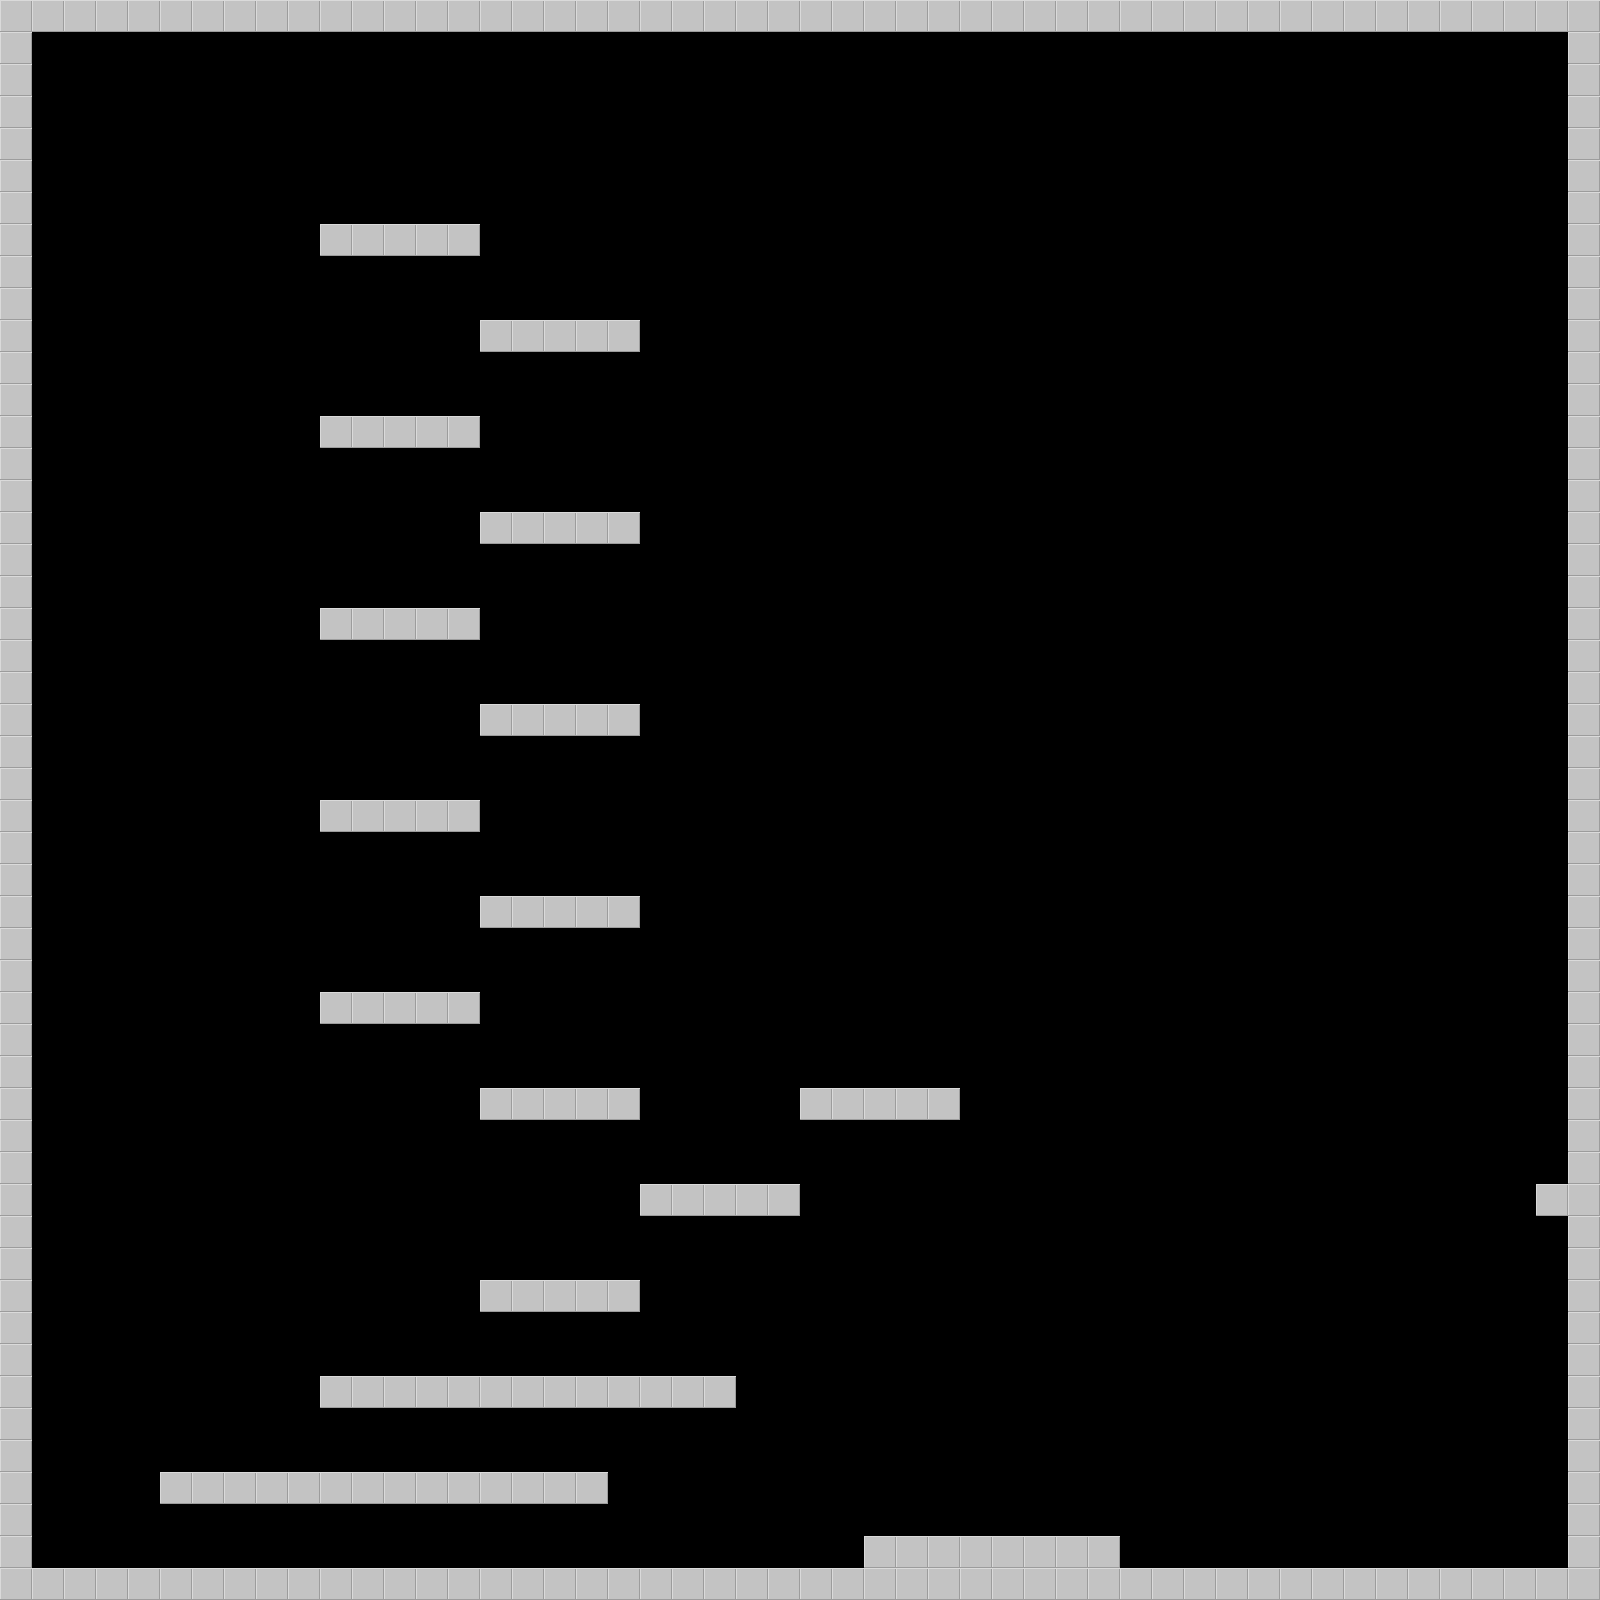

This game map was drawn from its Tiled (.tmx) file and the tilesets committed beside it. A one-line description and the trimmed map source follow:
An orthogonal 50x50 tile map with 32x32 px tiles, 1 tile layer (set), 2 tilesets and 64 objects (15x platform, 6x tlrb).

<map version="1.0" orientation="orthogonal" width="50" height="50" tilewidth="32" tileheight="32">
 <tileset firstgid="1" source="tiles.tsx" />
 <tileset firstgid="2" source="triggers.tsx" />
 <layer name="set" width="50" height="50">
  <data>[2500 cells, 297 non-empty, 1 distinct tile ids]</data>
 </layer>
 <objectgroup color="#a40b00" name="triggers" width="50" height="50" visible="0">
  <properties>
   <property name="platform" value="" />
  </properties>
  <object name="tlrb" x="0" y="32" width="32" height="1536">
   <properties>
    <property name="blockers" value="tlrb" />
   </properties>
  </object>
  <object name="tlrb" x="1568" y="32" width="32" height="1536">
   <properties>
    <property name="blockers" value="tlrb" />
   </properties>
  </object>
  <object name="tlrb" x="32" y="0" width="1536" height="32">
   <properties>
    <property name="blockers" value="tlrb" />
   </properties>
  </object>
  <object name="tlrb" x="32" y="1568" width="1536" height="32">
   <properties>
    <property name="blockers" value="tlrb" />
   </properties>
  </object>
  <object name="platform" x="320" y="224" width="160" height="32">
   <properties>
    <property name="blockers" value="t" />
   </properties>
  </object>
  <object name="platform" x="480" y="320" width="160" height="32">
   <properties>
    <property name="blockers" value="t" />
   </properties>
  </object>
  <object name="platform" x="320" y="416" width="160" height="32">
   <properties>
    <property name="blockers" value="t" />
   </properties>
  </object>
  <object name="platform" x="480" y="512" width="160" height="32">
   <properties>
    <property name="blockers" value="t" />
   </properties>
  </object>
  <object name="platform" x="320" y="608" width="160" height="32">
   <properties>
    <property name="blockers" value="t" />
   </properties>
  </object>
  <object name="platform" x="480" y="704" width="160" height="32">
   <properties>
    <property name="blockers" value="t" />
   </properties>
  </object>
  <object name="platform" x="320" y="800" width="160" height="32">
   <properties>
    <property name="blockers" value="t" />
   </properties>
  </object>
  <object name="platform" x="480" y="896" width="160" height="32">
   <properties>
    <property name="blockers" value="t" />
   </properties>
  </object>
  <object name="platform" x="320" y="992" width="160" height="32">
   <properties>
    <property name="blockers" value="t" />
   </properties>
  </object>
  <object name="platform" x="480" y="1088" width="160" height="32">
   <properties>
    <property name="blockers" value="t" />
   </properties>
  </object>
  <object name="platform" x="800" y="1088" width="160" height="32">
   <properties>
    <property name="blockers" value="t" />
   </properties>
  </object>
  <object name="platform" x="638" y="1183" width="163" height="33">
   <properties>
    <property name="blockers" value="t" />
   </properties>
  </object>
  <object name="platform" x="479" y="1279" width="160" height="33">
   <properties>
    <property name="blockers" value="t" />
   </properties>
  </object>
  <object name="platform" x="320" y="1376" width="416" height="32">
   <properties>
    <property name="blockers" value="t" />
   </properties>
  </object>
  <object name="platform" x="160" y="1472" width="448" height="32">
   <properties>
    <property name="blockers" value="t" />
   </properties>
  </object>
  <object name="tlrb" x="864" y="1536" width="256" height="32">
   <properties>
    <property name="blockers" value="tlrb" />
   </properties>
  </object>
  <object name="tlrb" x="1536" y="1184" width="32" height="32">
   <properties>
    <property name="blockers" value="tlrb" />
   </properties>
  </object>
  <object gid="2" x="64" y="1536" />
  <object gid="3" x="480" y="1472" />
  <object gid="3" x="608" y="1376" />
  <object gid="3" x="352" y="1376" />
  <object gid="3" x="224" y="1472" />
  <object gid="5" x="128" y="1472" />
  <object gid="5" x="608" y="1472" />
  <object gid="5" x="736" y="1376" />
  <object gid="5" x="288" y="1376" />
  <object gid="3" x="607" y="1085" />
  <object gid="6" x="1239" y="1067" />
  <object gid="6" x="1171" y="1091" />
  <object gid="6" x="921" y="1068" />
  <object gid="6" x="732" y="1380" />
  <object gid="6" x="732" y="1380" />
  <object gid="6" x="941" y="928" />
  <object gid="5" x="960" y="1088" />
  <object gid="5" x="449" y="1089" />
  <object gid="3" x="865" y="1088" />
  <object gid="5" x="677" y="1279" />
  <object gid="5" x="451" y="1276" />
  <object gid="3" x="543" y="1276" />
  <object gid="3" x="397" y="988" />
  <object gid="5" x="483" y="991" />
  <object gid="5" x="293" y="993" />
  <object gid="5" x="637" y="903" />
  <object gid="5" x="451" y="901" />
  <object gid="3" x="547" y="900" />
  <object gid="5" x="36" y="608" />
  <object gid="5" x="659" y="604" />
  <object gid="3" x="491" y="607" />
  <object gid="3" x="267" y="611" />
  <object gid="3" x="136" y="611" />
  <object gid="3" x="612" y="607" />
  <object gid="3" x="431" y="319" />
  <object gid="3" x="249" y="375" />
  <object gid="3" x="613" y="415" />
  <object gid="5" x="653" y="417" />
  <object gid="5" x="651" y="383" />
  <object gid="5" x="648" y="319" />
  <object gid="5" x="204" y="373" />
  <object gid="5" x="204" y="324" />
  <object gid="5" x="216" y="419" />
 </objectgroup>
</map>